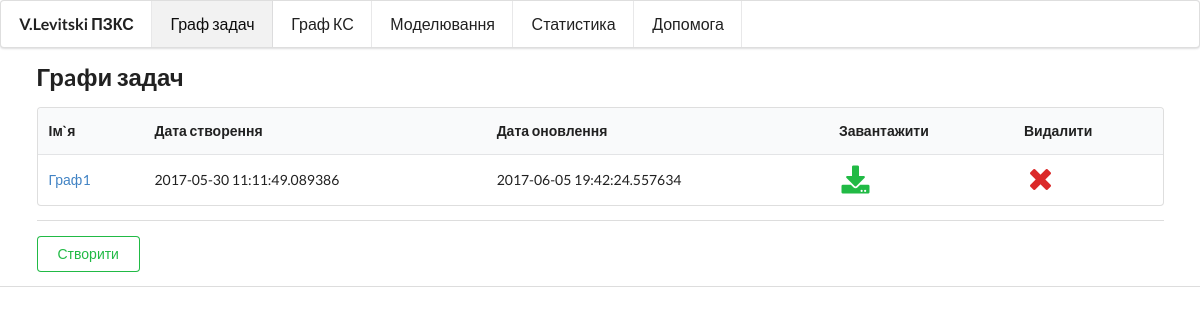
/task-graph/, run on an earlier commit of the app's database.
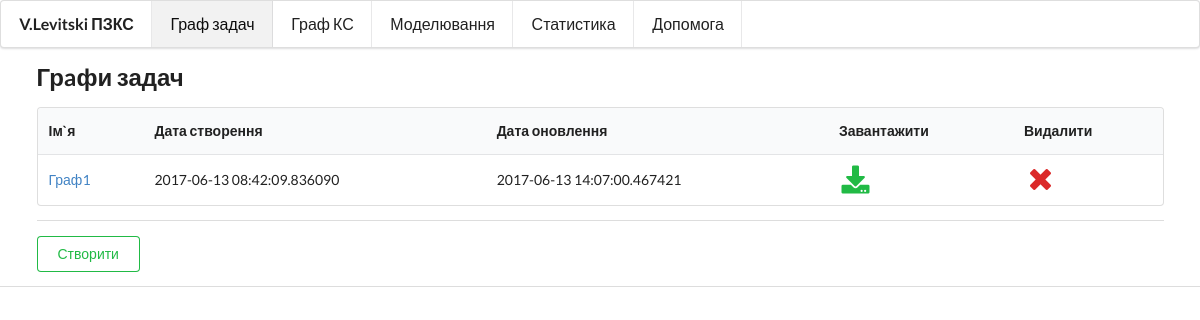
And on a later commit of the database.
### app.py (models this page shows, shortened)
class TaskGraph(db.Model):
    id = db.Column(db.Integer, primary_key=True, autoincrement=True)
    name = db.Column(db.String)
    created_at = db.Column(db.DateTime)
    updated_at = db.Column(db.DateTime)
    queue = db.Column(db.String)
    data = db.Column(db.String)

### app.py (the view)
@app.route('/task-graph/')
def task_graph():
    graphs = TaskGraph.query.all()
    return render_template('task_graph.html', graphs=graphs)

### templates/task_graph.html (shortened to what this page needs)
{% extends "index.html" %}
{% block head %}
{{ super() }}
{% endblock %}
{% block content %}
{{ super() }}
<div class="ui container">
    {% if graphs %}
    <h2>Грaфи задач</h2>
    <table class="ui table">
        <thead>
        <tr>
            <th>Ім`я</th>
            <th>Дата створення</th>
            <th>Дата оновлення</th>
            <th>Завантажити</th>
            <th>Видалити</th>
        </tr>
        </thead>
        <tbody>
        {% for g in graphs %}
        <tr>
            <td>
                <a href="{{ url_for('save_task_graph',id=g.id) }}">
                    {{ g.name }}
                </a>
            </td>
            <td>{{ g.created_at }}</td>
            <td>{{ g.updated_at }}</td>
            <td>
                <a href="{{ url_for('download_task_graph', id=g.id) }}"><i
                        class="download big green icon"></i></a>
            </td>
            <td>
                <a href="{{ url_for('delete_task_graph', id=g.id) }}"><i
                        class="remove big red icon"></i></a></td>
        </tr>
        {% endfor %}
        </tbody>
    </table>
    {% endif %}
    <div class="ui divider"></div>
    <a class="ui basic positive button"
       href="{{ url_for('save_task_graph') }}">Створити</a></div>
</div>
{% endblock %}

What changed in the data, as far as the page shows it:
changed TaskGraph "Граф1": created_at "2017-05-30 11:11:49.089386" → "2017-06-13 08:42:09.836090"; updated_at "2017-06-05 19:42:24.557634" → "2017-06-13 14:07:00.467421"
